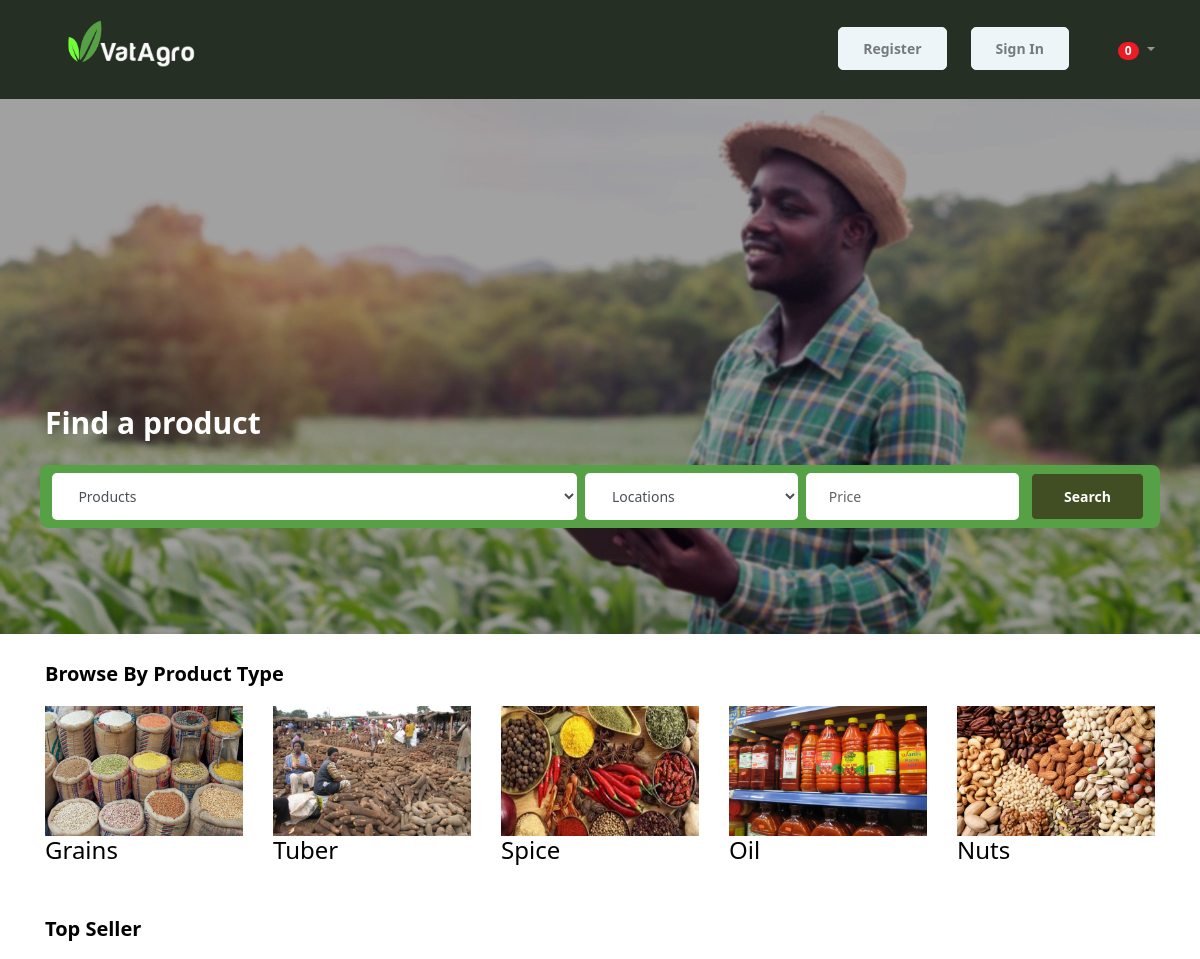
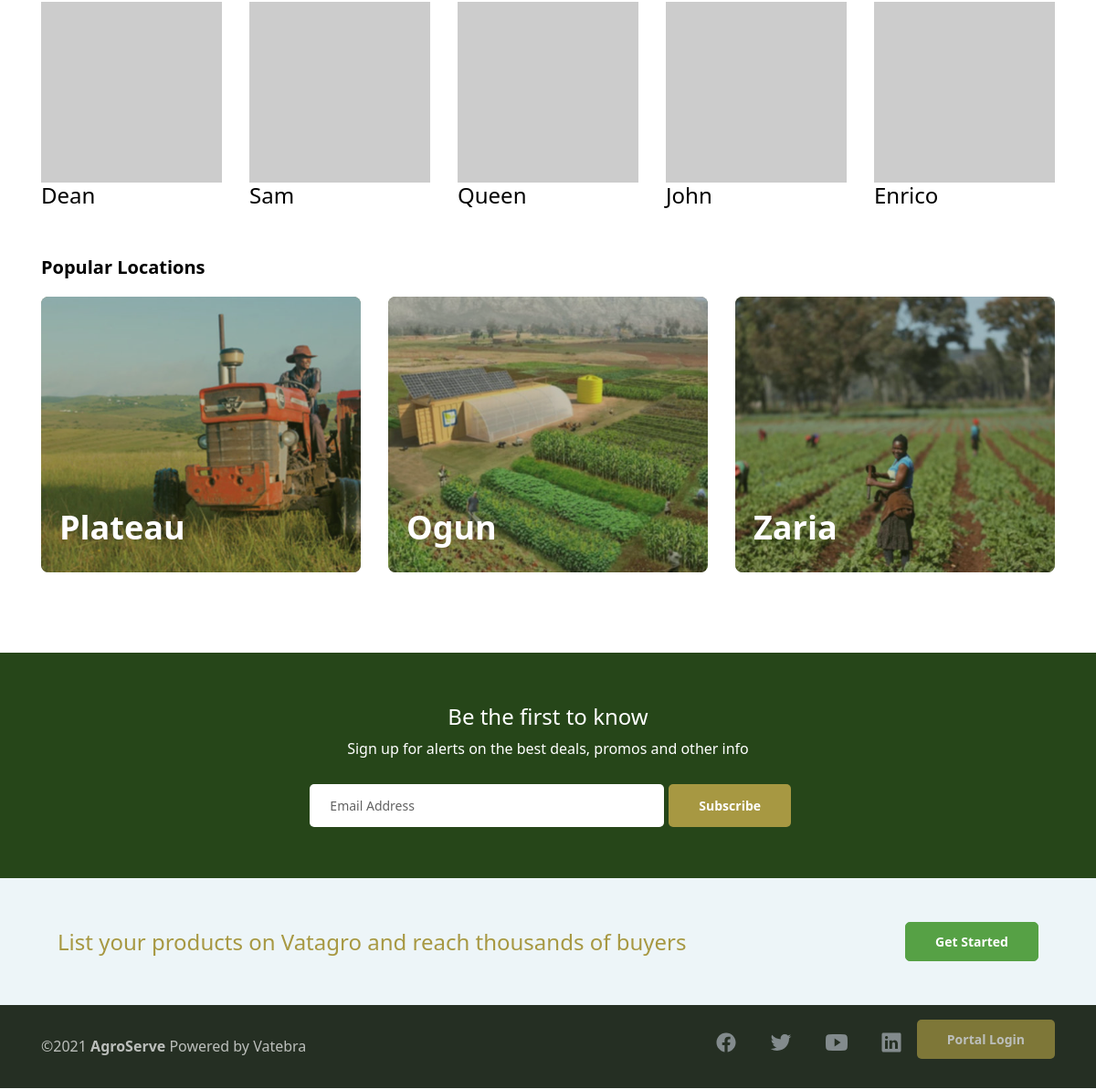
The page / on the database its author committed (2 pictures, top to bottom).
### goods/models.py (models this page shows, shortened)
class Category(models.Model):
    category_name = models.CharField(max_length=50)
    slug = models.CharField(max_length=100)
    cat_image = models.ImageField(upload_to='photos/category',blank=True)

### account/models.py (models this page shows, shortened)
class User(AbstractBaseUser):
    first_name=models.CharField(max_length=50)
    last_name=models.CharField(max_length=50)
    email = models.EmailField(
        verbose_name='email address',
        max_length=255,
        unique=True,
    )
    phone=models.CharField(max_length=20)
    Active_Shipping_Address=models.ForeignKey('goods.ShippingAddress',on_delete=models.DO_NOTHING,
    blank=True,null=True
)
    staff = models.BooleanField(default=False) # a admin user; non super-user
    admin = models.BooleanField(default=False)
    profile_picture=models.ImageField()
    STATUS=(
        ('Buyer','Buyer'),
        ('Seller','Seller')
    )
    client_status=models.CharField(max_length=500,choices=STATUS)
    USERNAME_FIELD='email'
    def full_name(self):
        return f'{self.first_name} {self.last_name}'
    objects=UserManager()

### account/views.py (the view)
# urls.py: path('',views.home,name='home'),
def home(request):
    prod_category = Category.objects.all()
    sellers = User.objects.filter(staff=True)
    all_product = Product.objects.all()
    context = {
        'cat': prod_category,
        'seller': sellers,
        'product_list': all_product
    }
    return render(request, 'account/index.html', context)

### account/views.py (called while the page is built)
def _cart_id(request):
    cart = request.session.session_key
    if not cart:
        cart = request.session.create()
    return cart

### farmer/context_processor.py (called while the page is built)
def counter(request):
    cart_count=0
    if 'admin' in request.path:
        return {}
    else:
        try:
            cart=Cart.objects.filter(cart_id=_cart_id(request))
            cart_items=CartItem.objects.all().filter(cart=cart[:1])
            for cart_item in cart_items:
                cart_count+=cart_item.quantity
        except Cart.DoesNotExist:
            cart_count=0
    return dict(cart_count=cart_count)

### account/templates/account/index.html (shortened to what this page needs)
{% load static %}
<!DOCTYPE html>
<html lang="en" style="scroll-behavior: smooth;">
    <head lang="en">
        <link rel="stylesheet" href=" {% static 'site.css' %} ">
        <link rel="stylesheet" href=" {% static 'ratingstar.css' %} ">
        <link rel="stylesheet" href="{% static 'font-awesome.min.css' %}">
                                    </head>
    <body>
        <header id="" class="bg-green-900">
    <nav class="navbar navbar-expand-md navbar-dark">
        <div class="container">
            <a class="navbar-brand" href="/">
                <img src=" {% static 'logo/VatAgro-wh.png' %}" class="cb__logo" style="width: 150px;padding: 10px;
    transform: translate(10px, -6px);" alt="AgroServe Logo">
            </a>
            <div class="collapse navbar-collapse" id="navbarCollapse">
                <ul class="navbar-nav ml-auto">
                        {% if request.user.is_authenticated %}
                        <li class="nav-item" >
                            <a class="btn mb-0 btn-light text-black-50 mb-3 mb-lg-0 px-lg-4 ml-lg-4"
                                role="button" aria-haspopup="true" aria-expanded="false"
                                href="{% url 'logout' %}"> Logout</a>
                         </li>
                         {% else %}
                    <li class="nav-item" >
                       <a class="btn mb-0 btn-light text-black-50 mb-3 mb-lg-0 px-lg-4 ml-lg-4"
                           role="button" aria-haspopup="true" aria-expanded="false"
                           href=" {% url 'register' %}">Register</a>
                    </li>
                    <li class="nav-item" >
                        <a class="btn mb-0 btn-light text-black-50 mb-3 mb-lg-0 px-lg-4 ml-lg-4"
                           role="button" aria-haspopup="true" aria-expanded="false"
                           href="{% url 'login' %}">Sign In</a>
 </li>
                           {% endif %}
                        <li class="nav-item dropdown">
                            <a class="nav-link dropdown-toggle widget-header pl-3 ml-3 " href="{% url 'checkout' %} " id="navbarDropdown"
                            role="button" data-toggle="dropdown" aria-haspopup="true" aria-expanded="false">
                            <i class="fa fa-shopping-cart" aria-hidden="true" style="color: yellow;"></i>
                                                        <span class="badge badge-pill badge-danger notify">  {{cart_count}} </span>
                            </a>
                       </li>
                </ul>
            </div>
        </div>
    </nav>
</header>
{% block content %}
    <section class="sub-header">
        <div class="container-fluid p-0">
            <div class="b-stage">
                <div class="b-stage__1 w-100">
                    <div class="container flex-column justify-content-end d-flex pb-5 align-items-stretch" style="height: inherit">
                        <h1 class="t-30 text-white mb-4 font-weight-bold">Find a product</h1>
        <form class="search form-row bg-green p-2 br-2 mb-lg-5" method="post" enctype="multipart/form-data" action=" {% url 'product_details2' %}">
            <div class="form-group col mb-2 mb-lg-0 px-1">
            <select  class="form-control bg-white border-0" data-val="true" data-val-required="The ProductId field is required." id="prod" name="prod">
                <option value="">Products</option>
     </select>
            </div>
            <div class="form-group col-15 col-lg-6 mb-2 mb-lg-0 px-1">
 <select class="form-control bg-white border-0" data-val="true" data-val-required="The StateId field is required." id="StateId" name="StateId"><option value="">Locations</option>
    </select>
            </div>
            <div class="form-group col-15 col-lg-6 mb-2 mb-lg-0 px-1">
                <input class="form-control bg-white border-0" data-val="true" data-val-number="The field Price must be a number." data-val-required="The Price field is required." id="Price" name="Price" placeholder="Price" type="text" value="" />
            </div>
            <button type="submit" class="btn btn-primary bg-green-800 mb-2 mb-lg-0 mx-2">
                Search
            </button>
        hS70ldHge4uJjnCNaHGHb8yAT5Nu9b5qToGZ5WerqUQxz-pT27qp5cGooGMVg" /></form>
                    </div>
                </div>
                <div class="b-stage__overlay"></div>
                <div style="" class="b-stage__image">
                    <img src="{% static 'images/fold.jpg' %}"
                    srcset=" {% static 'images/fold.jpg' %} 1920w,{% static 'images/mobile.jpg' %} 1060w" alt=""
                    sizes="(max-width: 30em) 20em"
                    class="img-fluid w-100">
                </div>
            </div>
        </div>
    </section>
    <section class="container pt-1 pb-4 mt-4">
        <h3 class="section-h t-20 font-weight-bold">Browse by product type</h3>
        <div class="row">
            <div class="summary owl-carousel owl-theme col-lg-30"
                 data-carousel="true"
                 data-mouse-drag="true"
                 data-dots="true"
                 data-loop="true"
                 data-responsive='{"0": {"margin": 20, "items": 2},"600":{"margin": 20, "items": 3},"1000":{"items":5, "margin": 30}}'>
                 {% for x in cat %}
                    <div class=''>
                        <a href="{% url 'category' x.pk %}">
                            <div class="">
                                <img src="{{ x.cat_image.url }}"
                                     height="768" width="1024"
                                     alt="onion-Logo"
                                     class="img-fluid w-100" />
                                <h4 class="mb-0">{{ x.category_name }} </h4>
                            </div>
                        </a>
                    </div>
                    {% endfor %}
            </div>
        </div>
    </section>
    <section class="container pt-1 pb-4 mt-4">
        <h3 class="section-h t-20 font-weight-bold">Top Seller</h3>
        <div class="row">
            <div class="summary owl-carousel owl-theme col-lg-30"
                 data-carousel="true"
                 data-mouse-drag="true"
                 data-dots="true"
                 data-responsive='{"0": {"margin": 20, "items": 2},"600":{"margin": 20, "items": 3},"1000":{"items":5, "margin": 30}}'>
                 {% for x in seller %}
                    <div class=''>
                        <a href="/">
                            <div class="">
                                     <img src="https://dummyimage.com/150x150.gif?text={{ x.full_name }}" alt=""
                                      height="768" width="1024"
                                      alt="Seller-Logo"
                                      class="img-fluid w-100"
                                     >
                                <h4 class="mb-0">{{ x.first_name }} </h4>
                            </div>
                        </a>
                    </div>
                    {% endfor %}
            </div>
        </div>
    </section>
<div class="container py-4 mt-1 mb-5">
    <h3 class="section-h t-20 font-weight-bold">Popular Locations</h3>
<div class="row justify-content-center">
            <div class='col-lg-10 col-md-10 col-30'>
            <a href="">
    <div class="location position-relative text-white bg-green-800 br-2 mb-3 overflow-hidden">
        <h4 class="position-absolute t-36 text-white font-weight-bold" style="bottom: 20px;left: 20px;z-index: 8">Plateau</h4>
        <img
                src='{% static "images/by_location/plateau.jpg" %}'
                alt="plateau-Logo"
                class="img-fluid w-100"
                style="opacity: 0.7"
        />
    </div>
</a>
        </div>
            <div class='col-lg-10 col-md-10 col-30'>
            <a href="">
    <div class="location position-relative text-white bg-green-800 br-2 mb-3 overflow-hidden">
        <h4 class="position-absolute t-36 text-white font-weight-bold" style="bottom: 20px;left: 20px;z-index: 8">Ogun</h4>
        <img
                src='{% static "images/by_location/ogun.jpg" %}'
                alt="ogun-Logo"
                class="img-fluid w-100"
                style="opacity: 0.7"
        />
    </div>
</a>
        </div>
            <div class='col-lg-10 col-md-10 col-30'>
            <a href="">
    <div class="location position-relative text-white bg-green-800 br-2 mb-3 overflow-hidden">
        <h4 class="position-absolute t-36 text-white font-weight-bold" style="bottom: 20px;left: 20px;z-index: 8">Zaria</h4>
        <img
                src='{% static "images/by_location/zaria.jpg" %}'
                alt="zaria-Logo"
                class="img-fluid w-100"
                style="opacity: 0.7"
        />
    </div>
</a>
        </div>
    </div>
</div>
<section class="py-5 bg-green-700 text-white">
    <div class="container">
        <div class="section-header mb-4">
            <p class="text-center t-24 mb-0">Be the first to know</p>
            <p class="text-center">
                Sign up for alerts on the best deals, promos and other info
            </p>
        </div>
        <div class="row justify-content-center">
            <div class="col-lg-18">
                <form class="form-row justify-content-center">
                    <div class="form-group mb-2 col-lg-18">
<input type="" class="form-control bg-white border-0 w-100" id="email" value="" placeholder="Email Address"/>
                    </div>
                    <button type="submit" class="btn bg-vatagro-brown text-white mb-2">Subscribe</button>
                </form>
            </div>
        </div>
    </div>
</section>
<nav class="navbar link-white d-lg-block bg-light p-5">
        <div class="container">
            <div class="d-lg-flex justify-content-center justify-content-lg-between w-100">
                <p class="t-24 mb-lg-0 text-color-vatagro-brown">List your products on Vatagro and reach thousands of buyers</p>
                    <a href="{% url 'register' %}" class="btn btn-primary mb-0">Get Started</a>
            </div>
        </div>
    </nav>
{% endblock %}
<footer class="footer py-3 bg-green-900" style="">
    <div class="footer-bottom text-white bg-gray-dark">
        <div class="container">
            <div class="row">
                <div class="col-30 col-lg-18 align-items-center d-flex">
                    <span class="py-1 d-md-inline">
                        &copy;2021 <span class="font-weight-bold">AgroServe</span> Powered by Vatebra
                    </span>
                </div>
                <div class="col-30 col-lg-12 align-items-center justify-content-lg-end d-flex">
                    <section class="py-2">
                        <a href="#" class="p-3 pl-0 lh-0">
                            <ion-icon name="logo-facebook" style="width: 1.5em;height: 1.5em"></ion-icon>
                        </a><a href="#" class="p-3 lh-0">
                            <ion-icon name="logo-twitter" style="width: 1.5em;height: 1.5em"></ion-icon>
                        </a><a href="#" class="p-3 lh-0">
                            <ion-icon name="logo-youtube" style="width: 1.5em;height: 1.5em"></ion-icon>
                        </a><a href="#" class="p-3 lh-0">
                            <ion-icon name="logo-linkedin" style="width: 1.5em;height: 1.5em"></ion-icon>
                        </a>
                    </section>
                     <div class="">
                    <a href="{% url 'admin:index' %} " class="btn bg-vatagro-brown text-white ">Portal Login</a>
                      </div>
                </div>
            </div>
        </div>
    </div>
</footer>
    </body>
</html>

### rows shown on the page
Category: cat_image (picture), category_name "Grains"
Category: cat_image (picture), category_name "Tuber"
Category: cat_image (picture), category_name "Spice"
Category: cat_image (picture), category_name "Oil"
Category: cat_image (picture), category_name "Nuts"
User: first_name "Dean"
User: first_name "Sam"
User: first_name "Queen"
User: first_name "John"
User: first_name "Enrico"

### other values the page prints
{{ cart_count }} "0"
